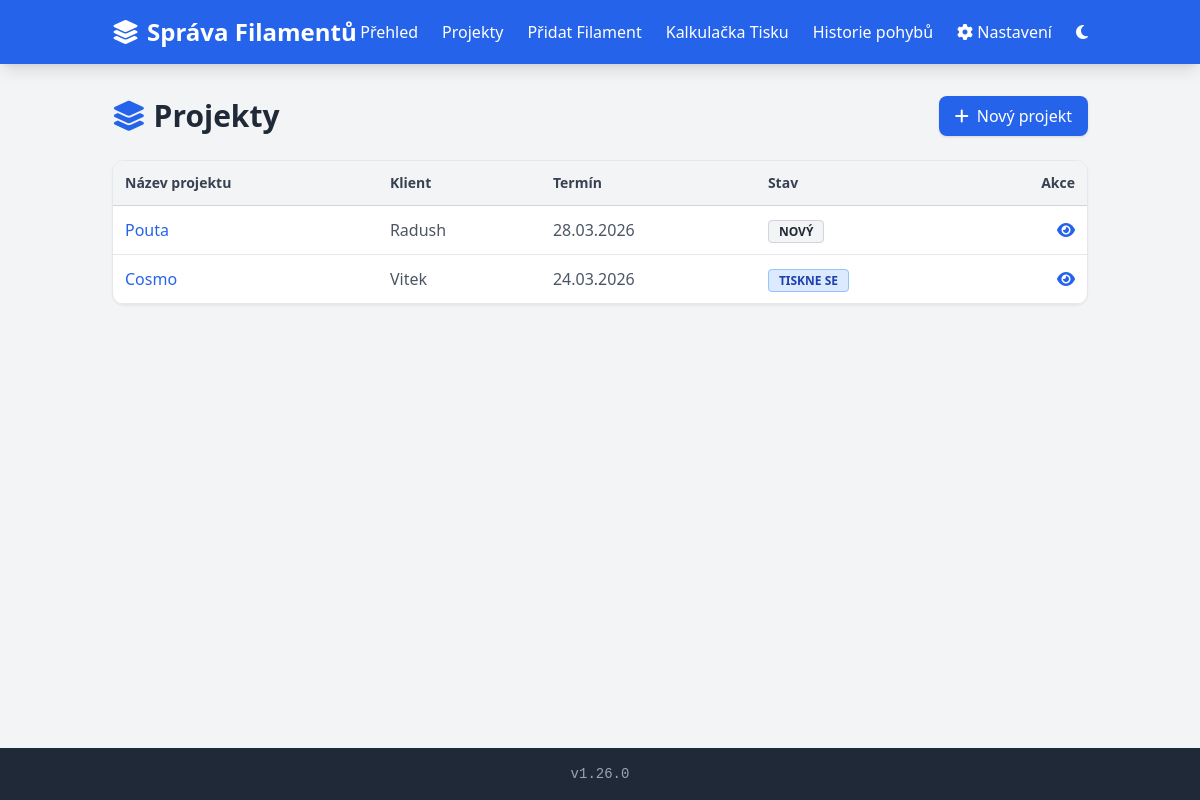
/projects?sort_by=client, run on the app's committed database.
### models.py (models this page shows)
class AppSetting(db.Model):
    id = db.Column(db.Integer, primary_key=True)
    lang = db.Column(db.String(10), default='cs')
    kwh_price = db.Column(db.Float, default=5.0)
    printer_power = db.Column(db.Integer, default=150)
    currency = db.Column(db.String(10), default='CZK')
    debug_logging = db.Column(db.Boolean, default=False)
    theme = db.Column(db.String(10), default='light')
    view_mode = db.Column(db.String(10), default='card')
    items_per_page = db.Column(db.Integer, default=12)

class Project(db.Model):
    id = db.Column(db.Integer, primary_key=True)
    name = db.Column(db.String(200), nullable=False)
    description = db.Column(db.Text, nullable=True)
    created_at = db.Column(db.DateTime, default=datetime.utcnow)
    due_date = db.Column(db.DateTime, nullable=True)
    client_name = db.Column(db.String(100), nullable=True)
    estimated_print_time = db.Column(db.Integer, default=0) # in minutes
    status = db.Column(db.String(20), default='NEW') # NEW, PRINTING, DONE

### routes/projects.py (the view)
    @app.route('/projects')
    def projects_index():
        sort_by = request.args.get('sort_by', 'due_date')
        if sort_by == 'due_date':
            order_expr = [db.case((Project.due_date == None, 1), else_=0), Project.due_date.asc()]
        elif sort_by == 'client':
            order_expr = [Project.client_name.asc()]
        elif sort_by == 'status':
            order_expr = [Project.status.asc()]
        elif sort_by == 'created':
            order_expr = [Project.created_at.desc()]
        else:
            order_expr = [Project.created_at.desc()]
        projects = Project.query.order_by(*order_expr).all()
        return render_template('projects_index.html', projects=projects, sort_by=sort_by)

### utils.py (called while the page is built)
def get_settings():
    return AppSetting.query.first()

### templates/projects_index.html
{% extends 'base.html' %}
{% block content %}
<div class="mb-6 flex flex-col md:flex-row justify-between items-start md:items-center gap-4">
    <h1 class="text-3xl font-bold text-gray-800"><i class="fa-solid fa-layer-group text-blue-600"></i> {{ t('projects') }}</h1>
    <a href="{{ url_for('project_create') }}" class="bg-blue-600 hover:bg-blue-700 text-white px-4 py-2 rounded-lg shadow transition flex items-center gap-2">
        <i class="fa-solid fa-plus"></i> {{ t('project_create') }}
    </a>
</div>
<div class="bg-white rounded-xl shadow-sm border border-gray-200 overflow-hidden mb-6">
    <div class="overflow-x-auto">
        <table class="w-full text-left border-collapse">
            <thead>
                <tr class="bg-gray-100 border-b border-gray-300 text-sm">
                    <th class="p-3 font-semibold text-gray-700">
                        <a href="{{ url_for('projects_index', sort_by='name') }}" class="hover:text-blue-600 flex items-center gap-1">{{ t('project_name') }}</a>
                    </th>
                    <th class="p-3 font-semibold text-gray-700">
                        <a href="{{ url_for('projects_index', sort_by='client') }}" class="hover:text-blue-600 flex items-center gap-1">{{ t('project_client') }}</a>
                    </th>
                    <th class="p-3 font-semibold text-gray-700">
                        <a href="{{ url_for('projects_index', sort_by='due_date') }}" class="hover:text-blue-600 flex items-center gap-1">{{ t('project_due_date') }}</a>
                    </th>
                    <th class="p-3 font-semibold text-gray-700">
                        <a href="{{ url_for('projects_index', sort_by='status') }}" class="hover:text-blue-600 flex items-center gap-1">{{ t('project_status') }}</a>
                    </th>
                    <th class="p-3 font-semibold text-gray-700 text-right">{{ t('action') }}</th>
                </tr>
            </thead>
            <tbody>
                {% for p in projects %}
                <tr class="border-b border-gray-200 hover:bg-gray-50 transition">
                    <td class="p-3 font-medium text-gray-800">
                        <a href="{{ url_for('project_detail', id=p.id) }}" class="text-blue-600 hover:underline">{{ p.name }}</a>
                    </td>
                    <td class="p-3 text-gray-600">{{ p.client_name or '-' }}</td>
                    <td class="p-3 text-gray-600">
                        {% if p.due_date %}
                            {{ p.due_date.strftime('%d.%m.%Y') }}
                        {% else %}
                            -
                        {% endif %}
                    </td>
                    <td class="p-3">
                        {% if p.status == 'NEW' %}
                            <span class="bg-gray-100 text-gray-800 text-xs font-semibold px-2.5 py-0.5 rounded border border-gray-300">{{ t('status_new') }}</span>
                        {% elif p.status == 'PRINTING' %}
                            <span class="bg-blue-100 text-blue-800 text-xs font-semibold px-2.5 py-0.5 rounded border border-blue-300">{{ t('status_printing') }}</span>
                        {% elif p.status == 'DONE' %}
                            <span class="bg-green-100 text-green-800 text-xs font-semibold px-2.5 py-0.5 rounded border border-green-300">{{ t('status_done') }}</span>
                        {% endif %}
                    </td>
                    <td class="p-3 text-right">
                        <a href="{{ url_for('project_detail', id=p.id) }}" class="text-blue-600 hover:text-blue-800" title="{{ t('project_detail') }}">
                            <i class="fa-solid fa-eye"></i>
                        </a>
                    </td>
                </tr>
                {% else %}
                <tr>
                    <td colspan="5" class="p-8 text-center text-gray-500">{{ t('project_no_projects') }}</td>
                </tr>
                {% endfor %}
            </tbody>
        </table>
    </div>
</div>
{% endblock %}

### data on the page
Project: name "Pouta", client_name "Radush", due_date "28.03.2026", t "NOVÝ"
Project: name "Cosmo", client_name "Vitek", due_date "24.03.2026", t "TISKNE SE"

### other printed values
{{ t('title') }} "Správa Filamentů"
{{ t('overview') }} "Přehled"
{{ t('projects') }} "Projekty"
{{ t('add_filament') }} "Přidat Filament"
{{ t('calculator') }} "Kalkulačka Tisku"
{{ t('movement_history') }} "Historie pohybů"
{{ t('settings') }} "Nastavení"
{{ t('project_create') }} "Nový projekt"
{{ t('project_name') }} "Název projektu"
{{ t('project_client') }} "Klient"
{{ t('project_due_date') }} "Termín"
{{ t('project_status') }} "Stav"
{{ t('action') }} "Akce"
{{ app_version }} "1.26.0"
